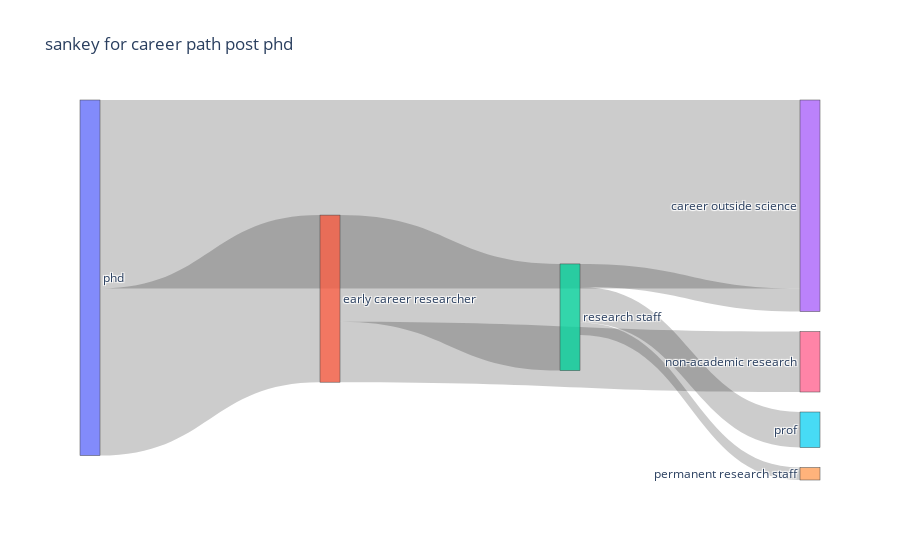

This figure's notebook cell:
### Code cell
fig = dict(data = [data_trace],
          layout = layout)

offline.iplot(fig)

### Figure 1 — Plotly figure (JSON) as saved in the notebook; plotly's stock layout.template omitted (floating-point values rounded to 4 significant figures)
{"data": [{"node": {"label": ["phd", "early career researcher", "research staff", "career outside science", "permanent research staff", "prof", "non-academic research"]}, "type": "sankey", "link": {"source": [0, 0, 1, 1, 2, 2, 2, 2], "target": [3, 1, 2, 6, 3, 4, 5, 6], "value": [53, 47, 30, 17, 6.5, 3.5, 10]}}], "layout": {"title": {"text": "sankey for career path post phd"}}}
